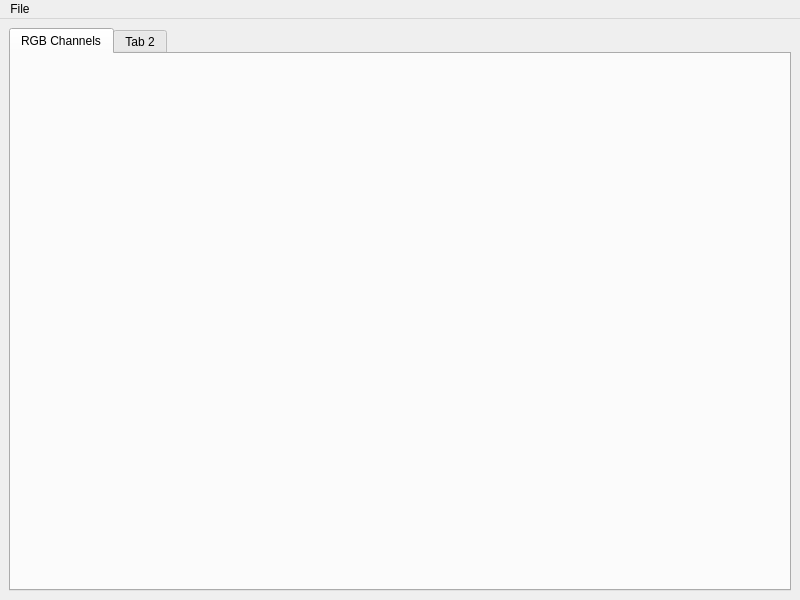
<?xml version="1.0" encoding="UTF-8"?>
<ui version="4.0">
 <class>ImageViewer</class>
 <widget class="QMainWindow" name="ImageViewer">
  <property name="geometry">
   <rect>
    <x>0</x>
    <y>0</y>
    <width>800</width>
    <height>600</height>
   </rect>
  </property>
  <property name="windowTitle">
   <string>ImageViewer</string>
  </property>
  <widget class="QWidget" name="centralwidget">
   <layout class="QVBoxLayout" name="verticalLayout_3">
    <item>
     <widget class="QTabWidget" name="tabWidget">
      <property name="currentIndex">
       <number>0</number>
      </property>
      <widget class="QWidget" name="tab1">
       <attribute name="title">
        <string>RGB Channels</string>
       </attribute>
       <layout class="QVBoxLayout" name="verticalLayout_2"/>
      </widget>
      <widget class="QWidget" name="tab2">
       <attribute name="title">
        <string>Tab 2</string>
       </attribute>
      </widget>
     </widget>
    </item>
   </layout>
  </widget>
  <widget class="QMenuBar" name="menubar">
   <property name="geometry">
    <rect>
     <x>0</x>
     <y>0</y>
     <width>800</width>
     <height>22</height>
    </rect>
   </property>
   <widget class="QMenu" name="menuFile">
    <property name="title">
     <string>File</string>
    </property>
    <addaction name="actionOpen"/>
    <addaction name="actionSave"/>
    <addaction name="actionClose"/>
   </widget>
   <addaction name="menuFile"/>
  </widget>
  <action name="actionOpen">
   <property name="text">
    <string>Open</string>
   </property>
   <property name="shortcut">
    <string>Ctrl+N</string>
   </property>
  </action>
  <action name="actionSave">
   <property name="checkable">
    <bool>false</bool>
   </property>
   <property name="text">
    <string>Save</string>
   </property>
   <property name="shortcut">
    <string>Ctrl+S</string>
   </property>
  </action>
  <action name="actionClose">
   <property name="text">
    <string>Close</string>
   </property>
   <property name="shortcut">
    <string>Ctrl+Q</string>
   </property>
  </action>
 </widget>
 <resources/>
 <connections/>
</ui>
